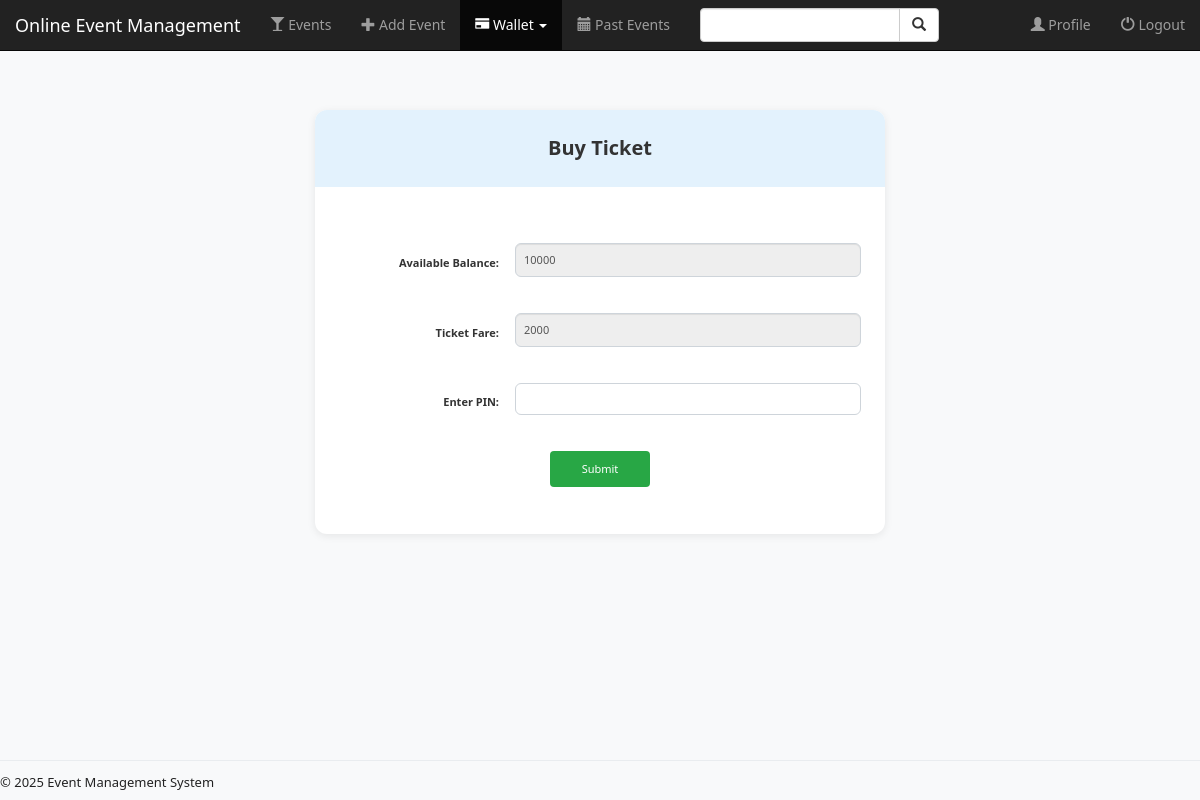
The page /event/buy_ticket/1/ (signed in) on the database as committed earlier.
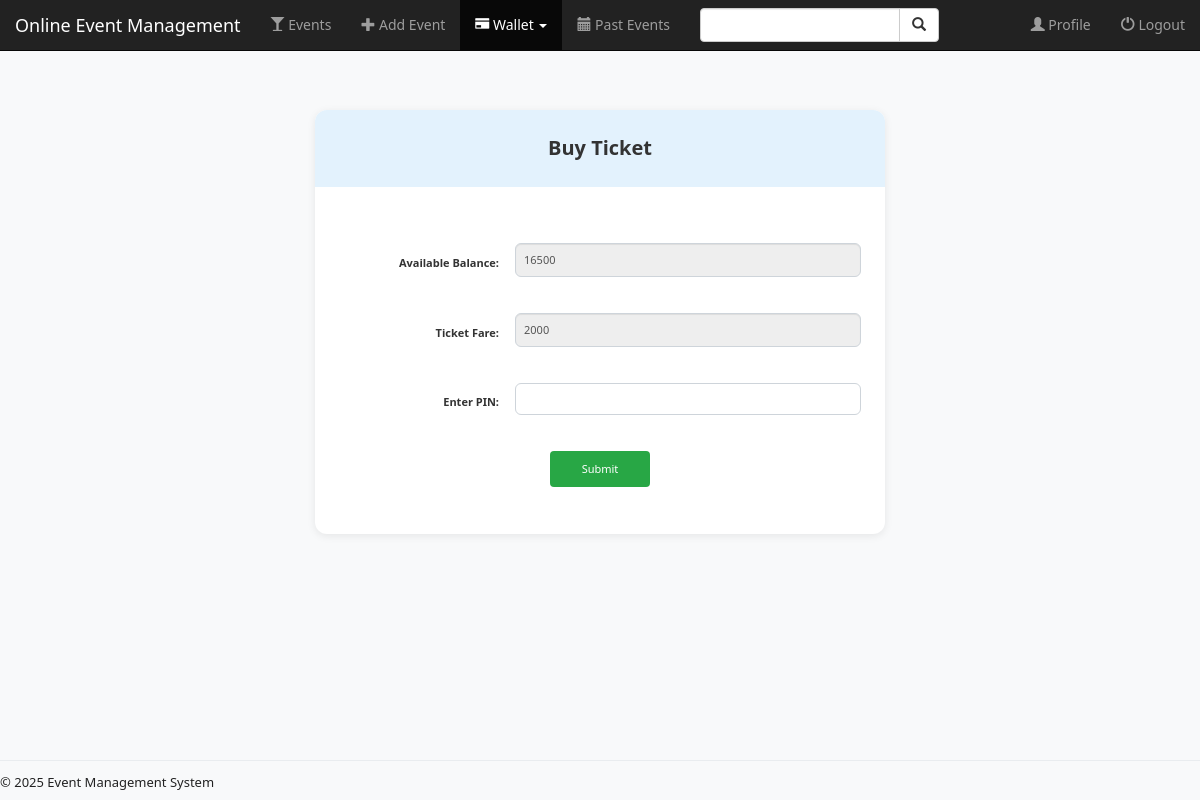
The same page on the database as committed later.
### user/models.py (models this page shows, shortened)
class Profile(models.Model):
    user = models.OneToOneField(User, on_delete=models.CASCADE)
    image = models.ImageField(default='settings.MEDIA_ROOT/default_user.jpg')
    bio = models.TextField(max_length=500, blank=True, null=True)
    location = models.TextField(max_length=500, blank=True, null=True)
    birth_date = models.DateField(blank=True, null=True)
    age = models.IntegerField(blank=True, null=True)
    wallet_pin = models.PositiveIntegerField(null=True)
    wallet_balance = models.PositiveIntegerField(default=0, null=True)

### event/views.py (the view)
# urls.py: re_path(r'^buy_ticket/(?P<pk>[0-9]+)/$', views.buy_ticket, name='buy_ticket'),
def buy_ticket(request, pk):
    user = request.user
    event = Event.objects.get(id=pk)
    profile = Profile.objects.get(user=user)
    if request.method == 'POST':
        form = BuyTicketForm(request.POST)
        if form.is_valid():
            data = form.cleaned_data
            if Ticket.objects.filter(attendee=user, event=event).exists():
                error_message = 'You have already purchased a ticket for this event.'
                return render(request, 'event/buy_ticket.html', {
                    'profile': profile, 'form': form, 'event': event, 'error_message': error_message
                })
            if int(data['pin']) == profile.wallet_pin:
                if event.fare > profile.wallet_balance:
                    error_balance = 'Insufficient balance to buy ticket'
                    return render(request, 'event/buy_ticket.html', {
                        'profile': profile, 'form': form, 'event': event, 'error_balance': error_balance
                    })
                Ticket.objects.create(attendee=user, event=event, flag=True)
                profile.wallet_balance -= event.fare
                owner_profile = Profile.objects.get(user=event.manager)
                owner_profile.wallet_balance += event.fare
                profile.save()
                owner_profile.save()
                tickets = Ticket.objects.filter(attendee=request.user)
                return redirect('user:profile')
            context = {'profile': profile, 'form': form, 'event': event, 'error_message': 'Invalid Pin!'}
            return render(request, 'event/buy_ticket.html', context)
    else:
        form = BuyTicketForm()
    return render(request, 'event/buy_ticket.html', {'profile': profile, 'form': form, 'event': event})

### event/forms.py
class BuyTicketForm(forms.Form):
    pin = forms.CharField(label='Enter PIN', widget=forms.PasswordInput)

### event/templates/event/buy_ticket.html (shortened to what this page needs)
{% extends 'event/base.html' %}
{% block wallet_active %}active{% endblock %}
{% block body %}
<div class="container event-main-content" style="max-width:600px; margin-top:40px;">
  <div class="card" style="box-shadow:0 2px 8px rgba(0,0,0,0.08); border-radius:12px; background:#fff; padding:0;">
    <div class="form-heading">Buy Ticket</div>
    <div style="padding:32px 24px; border-radius:0 0 12px 12px;">
      <form action="" method="post" style="margin-top:24px;">
        <div class="form-group" style="display:flex; align-items:center; margin-bottom:24px;">
          <label for="wallet_balance" class="control-label" style="font-size:1.1rem; flex:0 0 160px; text-align:right; margin-right:16px;">Available Balance:</label>
          <div style="flex:1;">
            <input type="text" id="wallet_balance" name="wallet_balance" value="{{ profile.wallet_balance }}" readonly class="form-control" style="font-size:1.1rem;">
          </div>
        </div>
        <div class="form-group" style="display:flex; align-items:center; margin-bottom:24px;">
          <label for="ticket_fare" class="control-label" style="font-size:1.1rem; flex:0 0 160px; text-align:right; margin-right:16px;">Ticket Fare:</label>
          <div style="flex:1;">
            <input type="text" id="ticket_fare" name="ticket_fare" value="{{ event.fare }}" readonly class="form-control" style="font-size:1.1rem;">
          </div>
        </div>
        <div class="form-group" style="display:flex; align-items:center; margin-bottom:24px;">
          <label for="pin" class="control-label" style="font-size:1.1rem; flex:0 0 160px; text-align:right; margin-right:16px;">Enter PIN:</label>
          <div style="flex:1;">
            {{ form.pin }}
          </div>
        </div>
        <div class="form-group text-center" style="margin-top:24px;">
          <button type="submit" class="btn btn-success" style="font-size:1.1rem; padding:10px 32px;">Submit</button>
        </div>
      </form>
    </div>
  </div>
{% endblock %}

Rows that differ between the two databases and show on the page:
changed Profile: wallet_balance "10000" → "16500"
